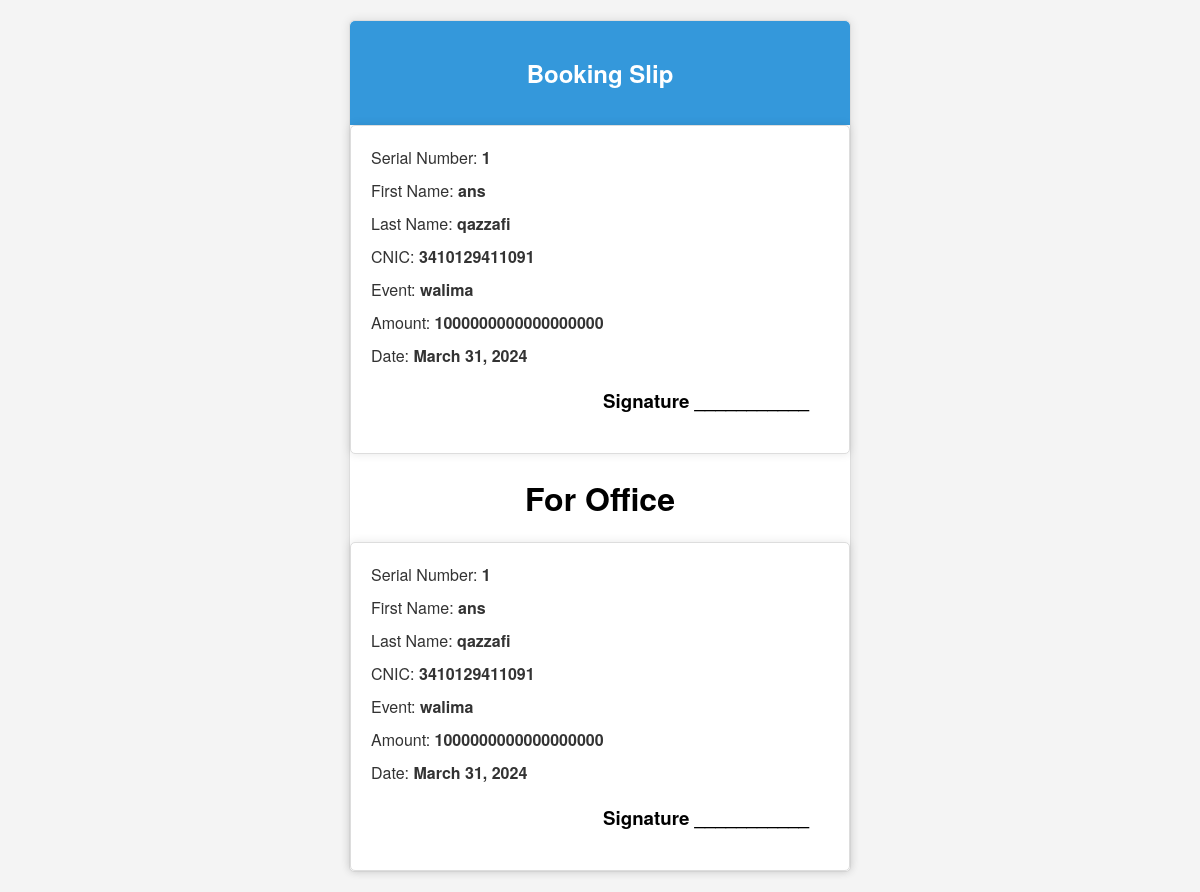
/slip/1, run on the app's committed database.
### marriageapp/models.py (models this page shows, shortened)
class Bookingss(models.Model):
    serial_number = models.IntegerField(null = True)
    fname = models.CharField(max_length=50)
    lname = models.CharField(max_length=50)
    cnic = models.CharField(max_length=50)
    events = models.CharField(max_length=50)
    amount = models.CharField(max_length= 50)
    date = models.DateField()

### marriageapp/views.py (the view)
# urls.py: path('slip/<int:serial_number>' , views.slip , name='slip'),
def slip(request, serial_number):
    data = Bookingss.objects.get(serial_number=serial_number)
    return render(request, 'slip.html', {'data': data})

### templates/slip.html (shortened to what this page needs)
<!DOCTYPE html>
<html lang="en">
  <head>
  </head>
  <body>
    <div class="slip-container">
      <div class="slip-header">
        <h2>Booking Slip</h2>
      </div>
      <div class="office">
        <a>Serial Number: <span>{{data.serial_number}}</span></a>
        <a>First Name: <span>{{data.fname}}</span></a>
        <a>Last Name: <span>{{data.lname}}</span></a>
        <a>CNIC: <span>{{data.cnic}}</span></a>
        <a>Event: <span>{{data.events}}</span></a>
        <a>Amount: <span>{{data.amount}}</span></a>
        <a>Date: <span>{{data.date}}</span></a>
        <div class="signature">
            <h3>Signature ___________</h3>
          </div>
      </div>
      <div><h1>For Office</h1></div>
      <div class="office">
        <a>Serial Number: <span>{{data.serial_number}}</span></a>
        <a>First Name: <span>{{data.fname}}</span></a>
        <a>Last Name: <span>{{data.lname}}</span></a>
        <a>CNIC: <span>{{data.cnic}}</span></a>
        <a>Event: <span>{{data.events}}</span></a>
        <a>Amount: <span>{{data.amount}}</span></a>
        <a>Date: <span>{{data.date}}</span></a>
        <div class="signature">
            <h3>Signature ___________</h3>
          </div>
      </div>
    </div>
  </body>
</html>

### templates/slip.html (style rules this page uses)
body { font-family: "Helvetica Neue", Arial, sans-serif; margin: 20px; background-color: #f4f4f4; }
.slip-container { max-width: 500px; margin: 0 auto; background-color: #fff; border: 1px solid #ddd; border-radius: 5px; box-shadow: 0 0 10px rgba(0, 0, 0, 0.1); }
.slip-header { background-color: #3498db; color: #fff; text-align: center; padding: 15px; border-top-left-radius: 5px; border-top-right-radius: 5px; }
.signature { text-align: right; margin-top: 20px; padding-right: 20px; }
.office { max-width: 500px; margin: 0 auto; background-color: #fff; border: 1px solid #ddd; border-radius: 5px; box-shadow: 0 0 10px rgba(0, 0, 0, 0.1); padding: 20px; }
.office a { display: block; margin-bottom: 10px; text-decoration: none; color: #333; }
.office a > span { font-weight: bold; }
h1 { text-align: center; }

### data on the page
Bookingss: serial_number "1", fname "ans", lname "qazzafi", cnic "3410129411091", events "walima", amount "1000000000000000000", date "March 31, 2024"
